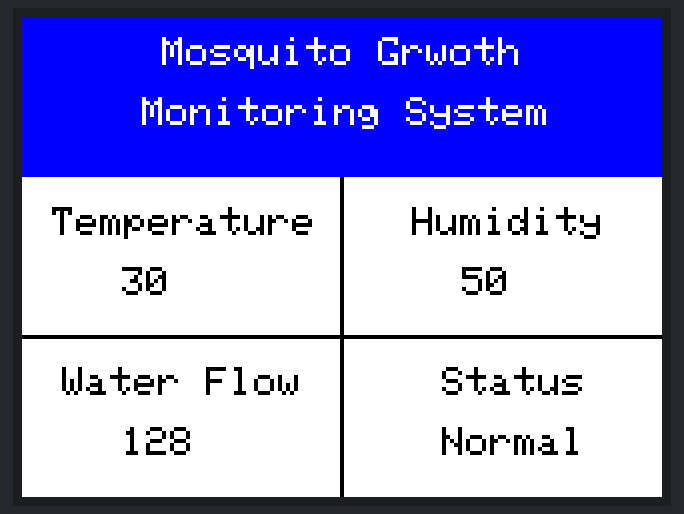
Bench run of a sketch on a simulated ESP32. Parts: 320×240 colour display.

Above: at 0.3 s.

The sketch:

simpleGUI_no_data.ino
```cpp
#include"TFT_eSPI.h"

TFT_eSPI tft;

void setup() {
    tft.begin();

    tft.setRotation(3);
    tft.fillScreen(TFT_WHITE); //Red background
    tft.fillRect(0,0,320,80,TFT_BLUE);
    tft.fillRect(159,80,2,160,TFT_BLACK);
    tft.fillRect(0,159,320,2,TFT_BLACK);
}

void loop() {
  tft.setTextColor(TFT_WHITE);
  tft.setTextSize(2);
  tft.drawString("Mosquito Grwoth", 70, 10);
  tft.drawString("Monitoring System", 60, 40);

  tft.setTextColor(TFT_BLACK);
  tft.drawString("Temperature", 15, 95);
  tft.drawString("Humidity", 195, 95);
  tft.drawString("Water Flow", 20, 175);
  tft.drawString("Status", 210, 175);

  tft.fillRect(50,125,60,30,TFT_WHITE);
  tft.fillRect(220,125,60,30,TFT_WHITE);
  tft.fillRect(50,205,70,30,TFT_WHITE);
  tft.fillRect(210,205,60,30,TFT_WHITE);

  tft.drawString("30", 50, 125);
  tft.drawString("50", 220, 125);
  tft.drawString("128", 50, 205);
  tft.drawString("Normal", 210, 205);


  delay(1000);
}
```
